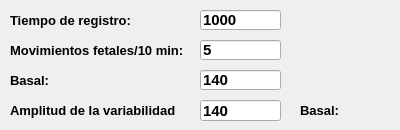
   <widget class="QWidget" name="tab_s1">
    <attribute name="title">
     <string>Frecuencia Cardiaca</string>
    </attribute>
    <widget class="QLabel" name="label_s3">
     <property name="geometry">
      <rect>
       <x>10</x>
       <y>70</y>
       <width>91</width>
       <height>21</height>
      </rect>
     </property>
     <property name="font">
      <font>
       <pointsize>12</pointsize>
       <weight>50</weight>
       <bold>false</bold>
      </font>
     </property>
     <property name="text">
      <string>&lt;html&gt;&lt;head/&gt;&lt;body&gt;&lt;p&gt;&lt;span style=&quot; font-size:10pt; font-weight:600;&quot;&gt;Basal:&lt;/span&gt;&lt;/p&gt;&lt;/body&gt;&lt;/html&gt;</string>
     </property>
    </widget>
    <widget class="QLineEdit" name="lineEdit_s3">
     <property name="geometry">
      <rect>
       <x>200</x>
       <y>70</y>
       <width>81</width>
       <height>20</height>
      </rect>
     </property>
     <property name="font">
      <font>
       <pointsize>11</pointsize>
       <weight>75</weight>
       <bold>true</bold>
      </font>
     </property>
     <property name="text">
      <string>140</string>
     </property>
    </widget>
    <widget class="QLineEdit" name="lineEdit_s1">
     <property name="geometry">
      <rect>
       <x>200</x>
       <y>10</y>
       <width>81</width>
       <height>20</height>
      </rect>
     </property>
     <property name="font">
      <font>
       <pointsize>11</pointsize>
       <weight>75</weight>
       <bold>true</bold>
      </font>
     </property>
     <property name="text">
      <string>1000</string>
     </property>
    </widget>
    <widget class="QLabel" name="label_s1">
     <property name="geometry">
      <rect>
       <x>10</x>
       <y>10</y>
       <width>161</width>
       <height>21</height>
      </rect>
     </property>
     <property name="font">
      <font>
       <pointsize>12</pointsize>
       <weight>50</weight>
       <bold>false</bold>
      </font>
     </property>
     <property name="text">
      <string>&lt;html&gt;&lt;head/&gt;&lt;body&gt;&lt;p&gt;&lt;span style=&quot; font-size:10pt; font-weight:600;&quot;&gt;Tiempo de registro:&lt;/span&gt;&lt;/p&gt;&lt;/body&gt;&lt;/html&gt;</string>
     </property>
    </widget>
    <widget class="QLabel" name="label_s4">
     <property name="geometry">
      <rect>
       <x>10</x>
       <y>100</y>
       <width>191</width>
       <height>21</height>
      </rect>
     </property>
     <property name="font">
      <font>
       <pointsize>12</pointsize>
       <weight>50</weight>
       <bold>false</bold>
      </font>
     </property>
     <property name="text">
      <string>&lt;html&gt;&lt;head/&gt;&lt;body&gt;&lt;p&gt;&lt;span style=&quot; font-size:10pt; font-weight:600;&quot;&gt;Amplitud de la variabilidad&lt;/span&gt;&lt;/p&gt;&lt;/body&gt;&lt;/html&gt;</string>
     </property>
    </widget>
    <widget class="QLineEdit" name="lineEdit_s2">
     <property name="geometry">
      <rect>
       <x>200</x>
       <y>40</y>
       <width>81</width>
       <height>20</height>
      </rect>
     </property>
     <property name="font">
      <font>
       <pointsize>11</pointsize>
       <weight>75</weight>
       <bold>true</bold>
      </font>
     </property>
     <property name="text">
      <string>5</string>
     </property>
    </widget>
    <widget class="QLabel" name="label_s2">
     <property name="geometry">
      <rect>
       <x>10</x>
       <y>40</y>
       <width>211</width>
       <height>21</height>
      </rect>
     </property>
     <property name="font">
      <font>
       <pointsize>12</pointsize>
       <weight>50</weight>
       <bold>false</bold>
      </font>
     </property>
     <property name="text">
      <string>&lt;html&gt;&lt;head/&gt;&lt;body&gt;&lt;p&gt;&lt;span style=&quot; font-size:10pt; font-weight:600;&quot;&gt;Movimientos fetales/10 min:&lt;/span&gt;&lt;/p&gt;&lt;/body&gt;&lt;/html&gt;</string>
     </property>
    </widget>
    <widget class="QLineEdit" name="lineEdit_s4">
     <property name="geometry">
      <rect>
       <x>200</x>
       <y>100</y>
       <width>81</width>
       <height>21</height>
      </rect>
     </property>
     <property name="font">
      <font>
       <pointsize>11</pointsize>
       <weight>75</weight>
       <bold>true</bold>
      </font>
     </property>
     <property name="text">
      <string>140</string>
     </property>
    </widget>
    <widget class="QLabel" name="label_s5">
     <property name="geometry">
      <rect>
       <x>300</x>
       <y>100</y>
       <width>91</width>
       <height>21</height>
      </rect>
     </property>
     <property name="font">
      <font>
       <pointsize>12</pointsize>
       <weight>50</weight>
       <bold>false</bold>
      </font>
     </property>
     <property name="text">
      <string>&lt;html&gt;&lt;head/&gt;&lt;body&gt;&lt;p&gt;&lt;span style=&quot; font-size:10pt; font-weight:600;&quot;&gt;Basal:&lt;/span&gt;&lt;/p&gt;&lt;/body&gt;&lt;/html&gt;</string>
     </property>
    </widget>
   </widget>
